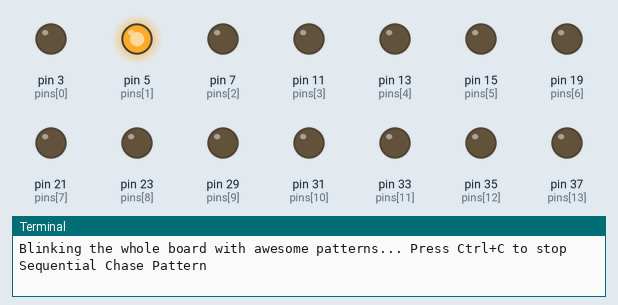
This program was run on a simulated Raspberry Pi (header pin numbers). On the bench: output pins drawn as LEDs (lit = HIGH), the last lines printed to the terminal. Random numbers come from a fixed seed.

Above: at 0.15 s.
At 2.9 s:
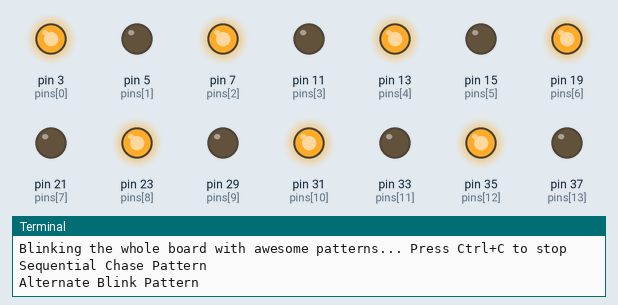
At 8.6 s:
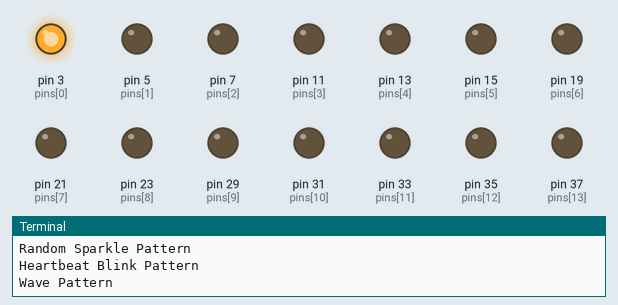
At 12.75 s:
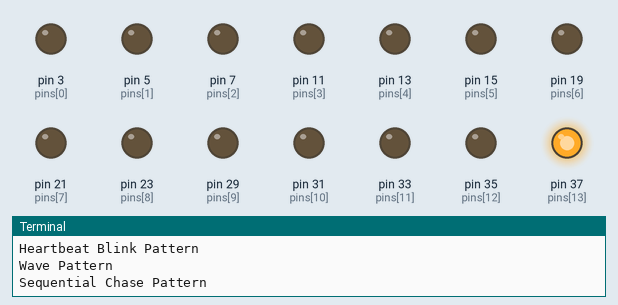
At 19.71 s:
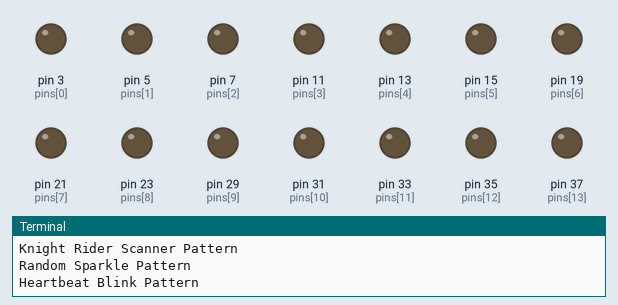
At 37.4 s:
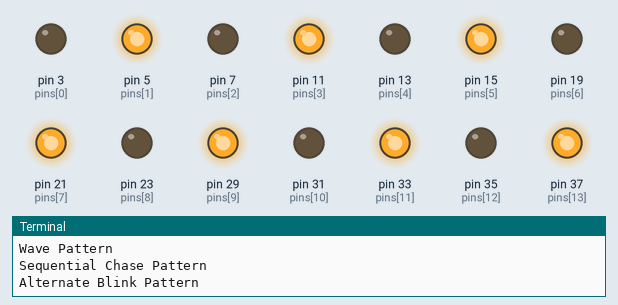
Timing chart, 0 to 40.0 s (numbered marks = the images above):
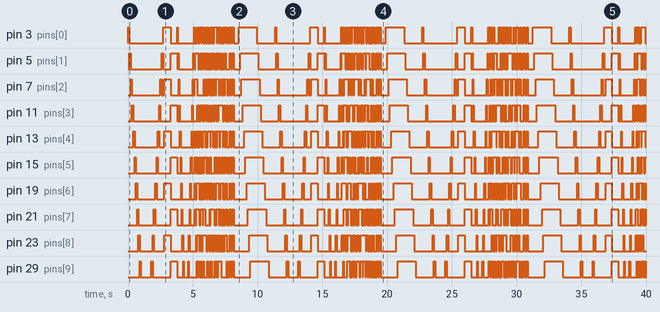

The program:

patterns_light_blink.py
```python
import RPi.GPIO as GPIO        #type:ignore
import time
import random

GPIO.setmode(GPIO.BOARD)

pins = [3, 5, 7, 11, 13, 15, 19, 21, 23, 29, 31, 33, 35, 37]
num_pins = len(pins)

for pin in pins:
    GPIO.setup(pin, GPIO.OUT)

def turn_all_off():
    for pin in pins:
        GPIO.output(pin, GPIO.LOW)

def sequential_chase(speed=0.1):
    print("Sequential Chase Pattern")
    for _ in range(1):
        for pin in pins:
            GPIO.output(pin, GPIO.HIGH)
            time.sleep(speed)
            GPIO.output(pin, GPIO.LOW)
        for pin in reversed(pins):
            GPIO.output(pin, GPIO.HIGH)
            time.sleep(speed)
            GPIO.output(pin, GPIO.LOW)
    turn_all_off()

def alternate_blink(speed=0.5):
    print("Alternate Blink Pattern")
    for _ in range(1):
        for i, pin in enumerate(pins):
            GPIO.output(pin, GPIO.HIGH if i % 2 == 0 else GPIO.LOW)
        time.sleep(speed)
        for i, pin in enumerate(pins):
            GPIO.output(pin, GPIO.LOW if i % 2 == 0 else GPIO.HIGH)
        time.sleep(speed)
    turn_all_off()

def knight_rider_scanner(speed=0.05):
    print("Knight Rider Scanner Pattern")
    for _ in range(1):
        # Scan left to right
        for i in range(num_pins):
            turn_all_off()
            GPIO.output(pins[i], GPIO.HIGH)
            time.sleep(speed)
        # Scan right to left
        for i in range(num_pins - 2, -1, -1):
            turn_all_off()
            GPIO.output(pins[i], GPIO.HIGH)
            time.sleep(speed)
    turn_all_off()

def random_sparkle(iterations=50, speed=0.05):
    print("Random Sparkle Pattern")
    for _ in range(iterations):
        for pin in pins:
            GPIO.output(pin, random.choice([GPIO.LOW, GPIO.HIGH]))
        time.sleep(speed)
    turn_all_off()

# this consumes me a lot of time (keep it commented), goes through each once, gets slower with time
def binary_counter(speed=1):
    '''print("Binary Counter Pattern")
    max_count = 2 ** num_pins
    for num in range(max_count):
        for i, pin in enumerate(pins):
            GPIO.output(pin, (num >> i) & 1)
        time.sleep(speed/100)
    turn_all_off()'''
    pass

def heartbeat_blink(speed=0.2):
    print("Heartbeat Blink Pattern")
    for _ in range(1):
        turn_all_off()
        time.sleep(speed)
        # Quick double blink
        for pin in pins:
            GPIO.output(pin, GPIO.HIGH)
        time.sleep(0.1)
        turn_all_off()
        time.sleep(0.1)
        for pin in pins:
            GPIO.output(pin, GPIO.HIGH)
        time.sleep(0.1)
        turn_all_off()
        time.sleep(speed * 2)
    turn_all_off()

def wave_pattern(speed=0.1):
    print("Wave Pattern")
    for _ in range(1):
        # Building up the wave
        for i in range(num_pins):
            GPIO.output(pins[i], GPIO.HIGH)
            time.sleep(speed)
        # Fading out the wave
        for i in range(num_pins):
            GPIO.output(pins[i], GPIO.LOW)
            time.sleep(speed)
    turn_all_off()

try:
    print("Blinking the whole board with awesome patterns... Press Ctrl+C to stop")
    while True:
        sequential_chase()
        alternate_blink()
        knight_rider_scanner()
        random_sparkle()
        binary_counter()
        heartbeat_blink()
        wave_pattern()

except KeyboardInterrupt:
    print("\nStopped by user")

finally:
    turn_all_off()
    GPIO.cleanup()
```

Measured:
- by itself, pin 3 (pins[0]): LOW → HIGH at 0.00 s, → LOW 0.10 s later, → HIGH 2.6 s later, → LOW 0.60 s later, … (140 changes in this stretch)
- by itself, pin 5 (pins[1]): LOW → HIGH at 0.10 s, → LOW 0.10 s later, → HIGH 2.4 s later, → LOW 0.10 s later, … (143 changes in this stretch)
- by itself, pin 7 (pins[2]): LOW → HIGH at 0.20 s, → LOW 0.10 s later, → HIGH 2.2 s later, → LOW 0.10 s later, … (143 changes in this stretch)
- by itself, pin 11 (pins[3]): LOW → HIGH at 0.30 s, → LOW 0.10 s later, → HIGH 2.0 s later, → LOW 0.10 s later, … (149 changes in this stretch)
- by itself, pin 13 (pins[4]): LOW → HIGH at 0.40 s, → LOW 0.10 s later, → HIGH 1.8 s later, → LOW 0.10 s later, … (139 changes in this stretch)
- by itself, pin 15 (pins[5]): LOW → HIGH at 0.50 s, → LOW 0.10 s later, → HIGH 1.6 s later, → LOW 0.10 s later, … (145 changes in this stretch)
- by itself, pin 19 (pins[6]): LOW → HIGH at 0.60 s, → LOW 0.10 s later, → HIGH 1.4 s later, → LOW 0.10 s later, … (142 changes in this stretch)
- by itself, pin 21 (pins[7]): LOW → HIGH at 0.70 s, → LOW 0.10 s later, → HIGH 1.2 s later, → LOW 0.10 s later, … (144 changes in this stretch)
